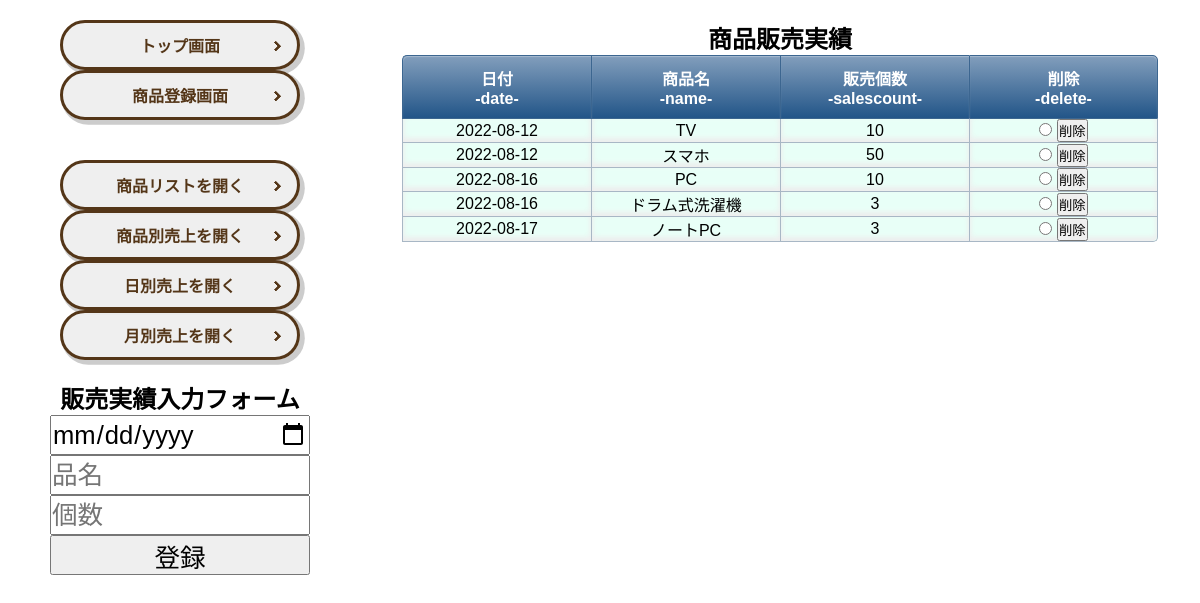
The app's page /sales, older data.
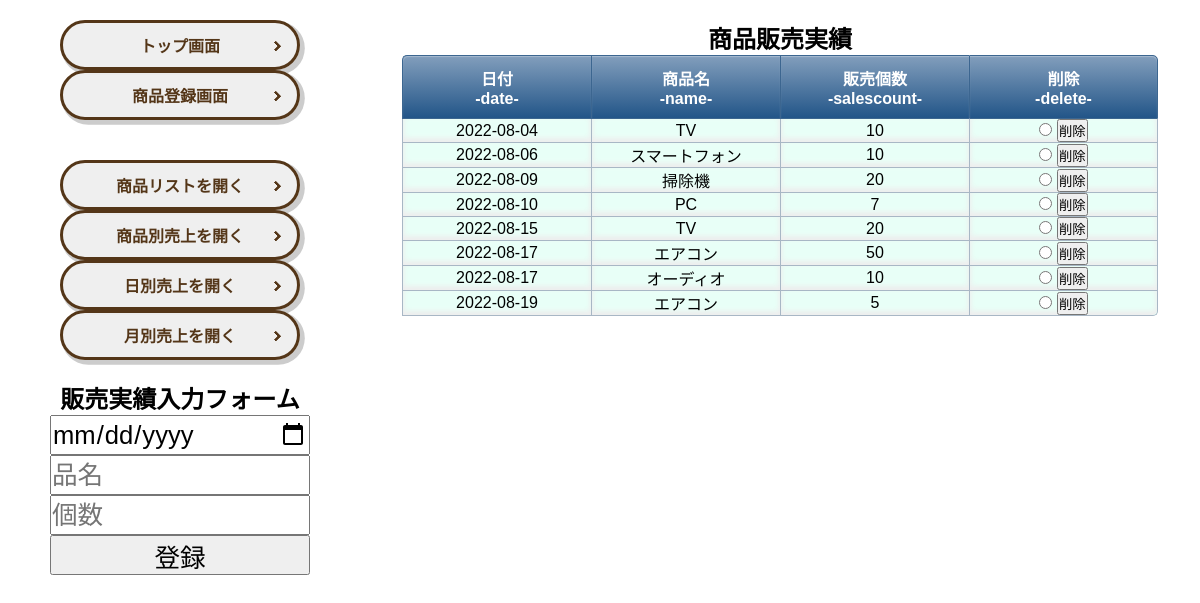
The same page, newer data.
### tables this page shows
CREATE TABLE salestable(
                id integer primary key autoincrement,
                date text,
                name text, 
                salesCount integer
                );

### main.py (the view)
@app.route("/sales", methods=["GET","POST"])
def sales():
    menu = data_fetch(DATABASE,'itemstable')
    sales = data_fetch(DATABASE,'salestable')
    join = sum_each_item(DATABASE)
    date_join = sum_daily(DATABASE)
    month_join = sum_monthly(DATABASE)
    menudb = [{'id':data[0],'name':data[1],'price':data[2]} for data in menu]
    salesdb = [{'id':data[0],'date':data[1],'name':data[2],'count':data[3]} for data in sales]
    joindb = [{'name':data[0],'sum':data[1]} for data in join]
    date_joindb = [{'date':data[0],'sum':data[1]} for data in date_join]
    monthlysum_db = [{'date':data[0],'sum':data[1]} for data in month_join]
    return render_template("sales.html",
                           menu_db=menudb,
                           sales_db=salesdb,
                           join_db=joindb,
                           date_join_db=date_joindb,
                           monthlysum_db=monthlysum_db)

### _sql.py (called while the page is built)
def data_fetch(database,table):
    con = sqlite3.connect(database)
    cur = con.cursor()
    if table == 'itemstable':
        db = cur.execute('select * from itemstable').fetchall()
    elif table == 'salestable':
        db = cur.execute('select * from salestable order by date').fetchall()
    cur.close()
    con.close()
    return db

def sum_each_item(database):
    con = sqlite3.connect(database)
    cur = con.cursor()
    db = cur.execute('''select itemstable.name, sum(price*salesCount) as sum
                    from itemstable inner join salestable
                    on itemstable.name = salestable.name
                    group by itemstable.name;''').fetchall()
    cur.close()
    con.close()
    return db

def sum_daily(database):
    con = sqlite3.connect(database)
    cur = con.cursor()
    db = cur.execute('''select date,sum(price*salesCount) as sum
                    from itemstable inner join salestable
                    on itemstable.name=salestable.name
                    group by date''').fetchall()
    cur.close()
    con.close()
    return db

### templates/sales.html (shortened to what this page needs)
{% extends 'base.html' %}
{% block body %}
    <div class="wrapper">
        <div class="left-column">
            <div class="button-container">
                <p class="button_solid017"><a href="{{ url_for('index') }}">トップ画面</a></p>
                <p class="button_solid017"><a href="{{ url_for('items') }}">商品登録画面</a></p>
                <p class="button_solid017"><a href="#" id="js-items">商品リストを開く</a></p>
                <p class="button_solid017"><a href="#" id="js-sales">商品別売上を開く</a></p>
                <p class="button_solid017"><a href="#" id="js-day">日別売上を開く</a></p>
                <p class="button_solid017"><a href="#" id="js-month">月別売上を開く</a></p>
            </div>
            <div class="sales-container-top">
                <div class="form-container">
                    <h2 class="form-title">販売実績入力フォーム</h2>
                    <form method="post" action="{{ url_for('register',key='sales')}}">
                        <p><input type="date" name="date" placeholder="日付" class="form-input" required></p>
                        <p><input name="name" placeholder="品名"  list="item_list" class="form-input" required></p>
                        <p><input type="number" min=0 pattern="^[0-9]+$" name="count" placeholder="個数"  class="form-input" required></p>
                        <p><input type="submit" class="form-input" value="登録"></p>
                    </form>
                </div>
            </div>
        </div>
        <div class="right-column">
            <div class="item-container">
                <h2>商品販売実績</h2>
                <table>
                    <tr>
                        <th>日付<br>-date-</th>
                        <th>商品名<br>-name-</th>
                        <th>販売個数<br>-salescount-</th>
                        <th>削除<br>-delete-</th>
                    </tr>
                    {% for data in sales_db %}
                    <tr>
                        <form method="post" action="{{ url_for('delete', key='sales') }}">
                            <td>{{ data.date }}</td>
                            <td>{{ data.name }}</td>
                            <td>{{ data.count }}</td>
                            <td class="delete_btn">
                                <input type="radio" name="id" value="{{ data.id }}" required>
                                <input class="btn" type="submit" value="削除">
                            </td>
                        </form>
                    </tr>
                    {% endfor %}
                </table>
            </div>
    </div>
{% endblock %}

Row changes from the older to the newer data that the page shows:
removed salestable: date "2022-08-12", name "TV", count "10"
removed salestable: date "2022-08-12", name "スマホ", count "50"
removed salestable: date "2022-08-16", name "PC", count "10"
removed salestable: date "2022-08-16", name "ドラム式洗濯機", count "3"
removed salestable: date "2022-08-17", name "ノートPC", count "3"
added salestable: date "2022-08-04", name "TV", count "10"
added salestable: date "2022-08-06", name "スマートフォン", count "10"
added salestable: date "2022-08-09", name "掃除機", count "20"
added salestable: date "2022-08-10", name "PC", count "7"
added salestable: date "2022-08-15", name "TV", count "20"
added salestable: date "2022-08-17", name "エアコン", count "50"
added salestable: date "2022-08-17", name "オーディオ", count "10"
added salestable: date "2022-08-19", name "エアコン", count "5"
